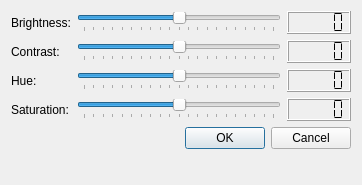
<ui version="4.0" >
 <class>VideoSettings</class>
 <widget class="QDialog" name="VideoSettings" >
  <property name="geometry" >
   <rect>
    <x>0</x>
    <y>0</y>
    <width>362</width>
    <height>185</height>
   </rect>
  </property>
  <property name="windowTitle" >
   <string>Video settings</string>
  </property>
  <property name="windowIcon" >
   <iconset resource="resources.qrc" >
    <normaloff>:/resources/images/lmp.png</normaloff>:/resources/images/lmp.png</iconset>
  </property>
  <layout class="QFormLayout" name="formLayout" >
   <item row="0" column="0" >
    <widget class="QLabel" name="label" >
     <property name="text" >
      <string>Brightness:</string>
     </property>
    </widget>
   </item>
   <item row="0" column="1" >
    <layout class="QHBoxLayout" name="horizontalLayout" >
     <item>
      <widget class="QSlider" name="Brightness_" >
       <property name="minimum" >
        <number>-100</number>
       </property>
       <property name="maximum" >
        <number>100</number>
       </property>
       <property name="singleStep" >
        <number>5</number>
       </property>
       <property name="orientation" >
        <enum>Qt::Horizontal</enum>
       </property>
       <property name="tickPosition" >
        <enum>QSlider::TicksBelow</enum>
       </property>
       <property name="tickInterval" >
        <number>10</number>
       </property>
      </widget>
     </item>
     <item>
      <widget class="QLCDNumber" name="lcdNumber" >
       <property name="segmentStyle" >
        <enum>QLCDNumber::Flat</enum>
       </property>
      </widget>
     </item>
    </layout>
   </item>
   <item row="1" column="0" >
    <widget class="QLabel" name="label_2" >
     <property name="text" >
      <string>Contrast:</string>
     </property>
    </widget>
   </item>
   <item row="1" column="1" >
    <layout class="QHBoxLayout" name="horizontalLayout_4" >
     <item>
      <widget class="QSlider" name="Contrast_" >
       <property name="minimum" >
        <number>-100</number>
       </property>
       <property name="maximum" >
        <number>100</number>
       </property>
       <property name="singleStep" >
        <number>5</number>
       </property>
       <property name="orientation" >
        <enum>Qt::Horizontal</enum>
       </property>
       <property name="tickPosition" >
        <enum>QSlider::TicksBelow</enum>
       </property>
       <property name="tickInterval" >
        <number>10</number>
       </property>
      </widget>
     </item>
     <item>
      <widget class="QLCDNumber" name="lcdNumber_2" >
       <property name="segmentStyle" >
        <enum>QLCDNumber::Flat</enum>
       </property>
      </widget>
     </item>
    </layout>
   </item>
   <item row="2" column="0" >
    <widget class="QLabel" name="label_3" >
     <property name="text" >
      <string>Hue:</string>
     </property>
    </widget>
   </item>
   <item row="2" column="1" >
    <layout class="QHBoxLayout" name="horizontalLayout_3" >
     <item>
      <widget class="QSlider" name="Hue_" >
       <property name="minimum" >
        <number>-100</number>
       </property>
       <property name="maximum" >
        <number>100</number>
       </property>
       <property name="singleStep" >
        <number>5</number>
       </property>
       <property name="orientation" >
        <enum>Qt::Horizontal</enum>
       </property>
       <property name="tickPosition" >
        <enum>QSlider::TicksBelow</enum>
       </property>
       <property name="tickInterval" >
        <number>10</number>
       </property>
      </widget>
     </item>
     <item>
      <widget class="QLCDNumber" name="lcdNumber_3" >
       <property name="segmentStyle" >
        <enum>QLCDNumber::Flat</enum>
       </property>
      </widget>
     </item>
    </layout>
   </item>
   <item row="3" column="0" >
    <widget class="QLabel" name="label_4" >
     <property name="text" >
      <string>Saturation:</string>
     </property>
    </widget>
   </item>
   <item row="3" column="1" >
    <layout class="QHBoxLayout" name="horizontalLayout_2" >
     <item>
      <widget class="QSlider" name="Saturation_" >
       <property name="minimum" >
        <number>-100</number>
       </property>
       <property name="maximum" >
        <number>100</number>
       </property>
       <property name="singleStep" >
        <number>5</number>
       </property>
       <property name="orientation" >
        <enum>Qt::Horizontal</enum>
       </property>
       <property name="tickPosition" >
        <enum>QSlider::TicksBelow</enum>
       </property>
       <property name="tickInterval" >
        <number>10</number>
       </property>
      </widget>
     </item>
     <item>
      <widget class="QLCDNumber" name="lcdNumber_4" >
       <property name="segmentStyle" >
        <enum>QLCDNumber::Flat</enum>
       </property>
      </widget>
     </item>
    </layout>
   </item>
   <item row="4" column="1" >
    <widget class="QDialogButtonBox" name="buttonBox" >
     <property name="orientation" >
      <enum>Qt::Horizontal</enum>
     </property>
     <property name="standardButtons" >
      <set>QDialogButtonBox::Cancel|QDialogButtonBox::Ok</set>
     </property>
    </widget>
   </item>
  </layout>
 </widget>
 <resources>
  <include location="resources.qrc" />
 </resources>
 <connections>
  <connection>
   <sender>buttonBox</sender>
   <signal>accepted()</signal>
   <receiver>VideoSettings</receiver>
   <slot>accept()</slot>
   <hints>
    <hint type="sourcelabel" >
     <x>296</x>
     <y>160</y>
    </hint>
    <hint type="destinationlabel" >
     <x>157</x>
     <y>180</y>
    </hint>
   </hints>
  </connection>
  <connection>
   <sender>buttonBox</sender>
   <signal>rejected()</signal>
   <receiver>VideoSettings</receiver>
   <slot>reject()</slot>
   <hints>
    <hint type="sourcelabel" >
     <x>352</x>
     <y>166</y>
    </hint>
    <hint type="destinationlabel" >
     <x>286</x>
     <y>180</y>
    </hint>
   </hints>
  </connection>
  <connection>
   <sender>Brightness_</sender>
   <signal>valueChanged(int)</signal>
   <receiver>lcdNumber</receiver>
   <slot>display(int)</slot>
   <hints>
    <hint type="sourcelabel" >
     <x>245</x>
     <y>23</y>
    </hint>
    <hint type="destinationlabel" >
     <x>324</x>
     <y>28</y>
    </hint>
   </hints>
  </connection>
  <connection>
   <sender>Contrast_</sender>
   <signal>valueChanged(int)</signal>
   <receiver>lcdNumber_2</receiver>
   <slot>display(int)</slot>
   <hints>
    <hint type="sourcelabel" >
     <x>246</x>
     <y>57</y>
    </hint>
    <hint type="destinationlabel" >
     <x>303</x>
     <y>56</y>
    </hint>
   </hints>
  </connection>
  <connection>
   <sender>Hue_</sender>
   <signal>valueChanged(int)</signal>
   <receiver>lcdNumber_3</receiver>
   <slot>display(int)</slot>
   <hints>
    <hint type="sourcelabel" >
     <x>199</x>
     <y>77</y>
    </hint>
    <hint type="destinationlabel" >
     <x>320</x>
     <y>87</y>
    </hint>
   </hints>
  </connection>
  <connection>
   <sender>Saturation_</sender>
   <signal>valueChanged(int)</signal>
   <receiver>lcdNumber_4</receiver>
   <slot>display(int)</slot>
   <hints>
    <hint type="sourcelabel" >
     <x>200</x>
     <y>118</y>
    </hint>
    <hint type="destinationlabel" >
     <x>310</x>
     <y>124</y>
    </hint>
   </hints>
  </connection>
 </connections>
</ui>
